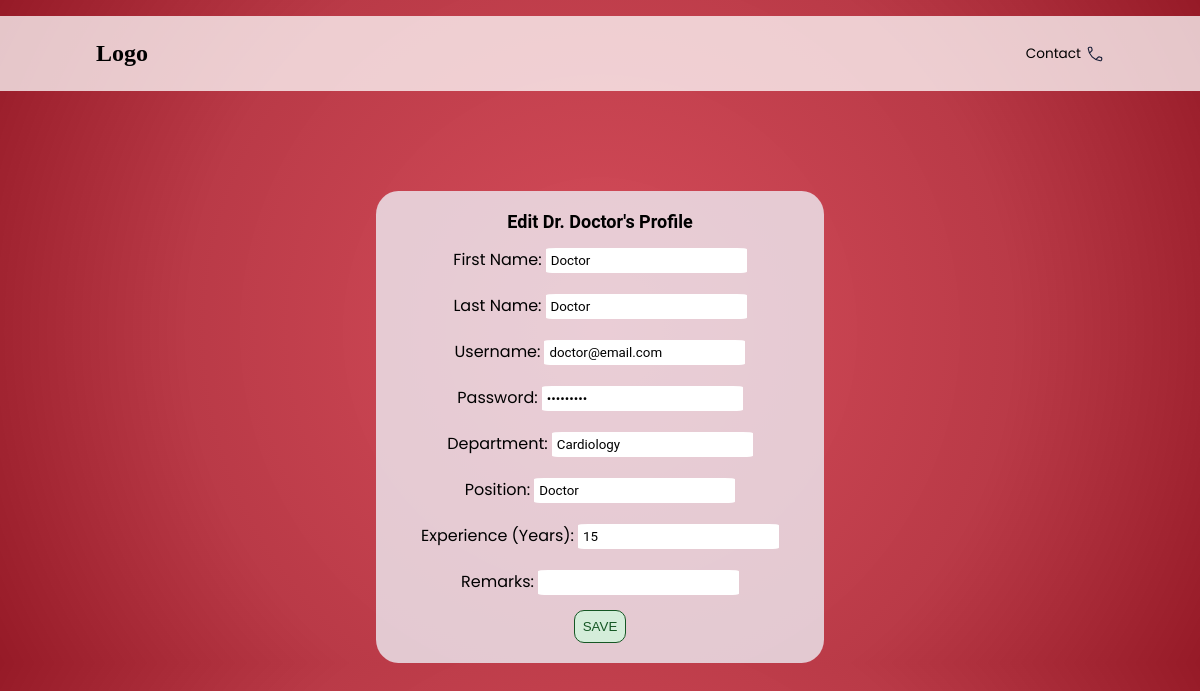
/edit_doctor/1, run on the app's committed database.
### models.py (models this page shows)
class Doctor(db.Model):
    DoctorID = db.Column(db.Integer, primary_key=True)
    FirstName = db.Column(db.String,nullable=False)
    LastName = db.Column(db.String,nullable=False)
    Username= db.Column(db.String, nullable=False)
    Password = db.Column(db.String, nullable=False)
    available=db.Column(db.String)
    Department = db.Column(db.String, db.ForeignKey('department.Department_name'), nullable=False)
    Position = db.Column(db.String)
    Experience = db.Column(db.Integer)
    Remarks = db.Column(db.String)
    photo = db.Column(db.String)
    appointments = db.relationship('Appointment', back_populates='doctor', cascade="all, delete")
    department_rel = db.relationship('Department', back_populates='doctors')

### routes/doctor.py (the view, shortened to what this page needs)
@app.route('/edit_doctor/<int:doctor_id>', methods=['GET', 'POST'])
def edit_doctor(doctor_id):
    doctor = Doctor.query.get(doctor_id)
    return render_template('edit_doctor.html', doctor=doctor)

### templates/edit_doctor.html (shortened to what this page needs)
<!DOCTYPE html>
<html lang="en">
<head>
    <link rel="stylesheet" href="{{ url_for('static', filename='style.css') }}">
</head>
<body>
    <header>
        <nav>
            <div class="logo">
                <h2>Logo</h2>
            </div>
            <div class="nav-icons">
                <ul>
                    <li>Contact
                    </li>
                </ul>
            </div>
        </nav>
    </header>
    <main>
        <div id="pageC">
            <div class="form-box">
                <div id="greet">
                    Edit Dr. {{ doctor.FirstName }}'s Profile
                </div>
                <form method="POST" enctype="multipart/form-data">
                    <div class="input-group1">
                        <label>First Name:</label>
                        <input type="text" name="FirstName" value="{{ doctor.FirstName }}" required>
                    </div>
                    <div class="input-group2">
                        <label>Last Name:</label>
                        <input type="text" name="LastName" value="{{ doctor.LastName }}" required>
                    </div>
                    <div class="input-group2">
                        <label>Username:</label>
                        <input type="text" name="Username" value="{{ doctor.Username }}" required>
                    </div>
                    <div class="input-group2">
                        <label>Password:</label>
                        <input type="password" name="Password" value="{{ doctor.Password }}" required>
                    </div>
                    <div class="input-group2">
                        <label>Department:</label>
                        <input type="text" name="Department" value="{{ doctor.Department }}" required>
                    </div>
                    <div class="input-group2">
                        <label>Position:</label>
                        <input type="text" name="Position" value="{{ doctor.Position }}">
                    </div>
                    <div class="input-group2">
                        <label>Experience (Years):</label>
                        <input type="number" name="Experience" value="{{ doctor.Experience }}">
                    </div>
                    <div class="input-group2">
                        <label>Remarks:</label>
                        <input type="text" name="Remarks" value="{{ doctor.Remarks }}">
                    </div>
                    <button type="submit" class="save">SAVE</button>
                </form>
            </div>
        </div>
    </main>
</body>
</html>

### static/style.css (style rules this page uses)
* { margin: 0; padding: 0; }
body { background: radial-gradient( circle at center, #d03040db 0%, #b01e2ddf 60%, #961a27 100%); }
:root { --primary-color: #007bff; --secondary-color: #6c757d; --header-bg: #5a7188; --header-text: #ffffff; --row-bg-odd: #ffffff; --row-bg-even: #f8f9fa; --border-color: #dee2e6; }
nav { display: flex; align-items: center; justify-content: space-between; margin-top: 2vh; gap: 3vw; background-color: rgba(255, 255, 255, 0.75); padding: 3vh; padding-left: 8vw; padding-right: 8vw; }
.nav-icons ul { display: flex; list-style: none; gap: 2vw; }
.nav-icons li { display: flex; align-items: center; font-family: 'Poppins', sans-serif; font-size: 0.85em; cursor: pointer; gap: 5px; }
main { display: flex; justify-content: center; align-items: center; }
.form-box { margin-top: 100px; border: none; border-radius: 5%; background-color: rgba(240, 248, 255, 0.75); padding: 20px; text-align: center; padding-left: 30px; padding-right: 30px; }
.input-group1 { margin-bottom: 10px; text-align: left; padding: 5px; margin-top: 10px; }
.input-group2 { margin-bottom: 10px; text-align: left; padding: 5px; }
form input { padding: 5px; border: none; border-radius: 5%; font-family: 'Roboto', 'Poppins', sans-serif; }
form { display: flex; flex-direction: column; justify-content: center; align-items: center; padding-left: 10px; padding-right: 10px; }
#greet { font-family: 'Roboto', 'Poppins', sans-serif; font-size: large; font-weight: 600; }
#pageC { transition: filter 0.3s ease; }
.save { background-color: #d4edda; color: #155724; border: 1px solid #155724; padding: 1vh; border-radius: 10px; }
.input-group1 label { font-family: 'Poppins', sans-serif; }
.input-group2 label { font-family: 'Poppins', sans-serif; }

### data on the page
Doctor: FirstName "Doctor", LastName "Doctor", Username "doctor@email.com", Department "Cardiology", Position "Doctor", Experience "15"
